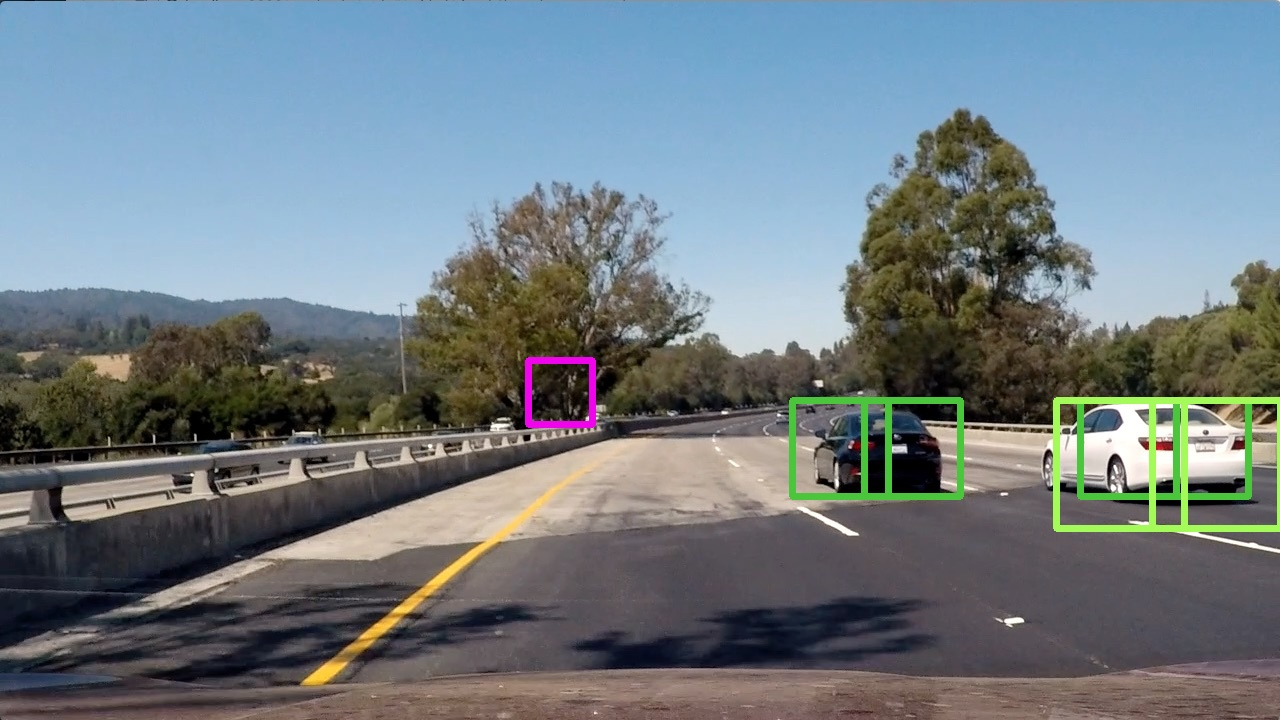
#> input picture Object_Identidication/fast_test1.jpg, 1280 x 720 px
$ python -i lesson_functions.py   (imports and definitions only)   (older library calls are emulated)
#> lines starting #> are read from the running program, lines starting #| are printed output that depends on the picture
import matplotlib.image as mpimg
import numpy as np
import cv2
from skimage.feature import hog
import SVM
from scipy.ndimage.measurements import label
import time


# Define a function to return HOG features and visualization
# [558 lines left out: functions get_hog_features, bin_spatial, color_hist, extract_features, slide_window, draw_boxes and 10 more, not called in this run]


# [41 lines of commented-out code are left out]


class video_pipe():

    # [37 lines left out: functions __init__, process_video, not called in this run]

>>> import cv2
>>> picture = cv2.cvtColor(cv2.imread('fast_test1.jpg'), cv2.COLOR_BGR2RGB)
>>> result = single_img_features(picture)
#> in single_img_features, `feature_image = cv2.cvtColor(img, cv2.COLOR_RGB2HSV)`: feature_image: shape (720, 1280, 3); mean H, S, V 80.5, 73.5, 142.7
#> in bin_spatial, `features = cv2.resize(img, size).ravel()`: features = 3072 values, max 255 at index 1702, min 0 at index 2979, mean 98.45
#> in single_img_features, `spatial_features = bin_spatial(feature_image, size=spatial_size)`: spatial_features has the same summary as features in bin_spatial
#> in color_hist, `hist_features = np.concatenate((channel1_hist[0], channel2_hist[0], ch..`: hist_features = 96 values, max 9940 at index 0, min 0 at index 1, mean 170.4
#> in get_hog_features, `features = hog(img, orientations=orient, pixels_per_cell=(pix_per_cell..`:
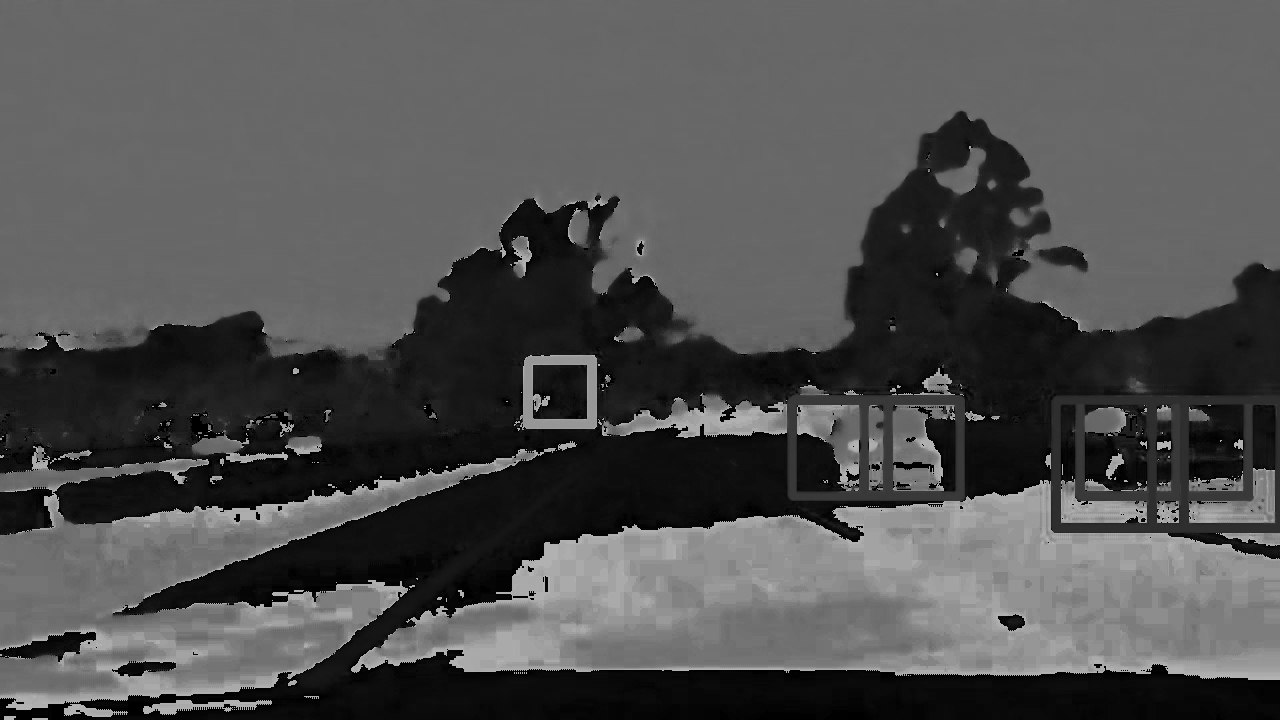
#> img: shape (720, 1280); min 0, max 179, mean 80.5
